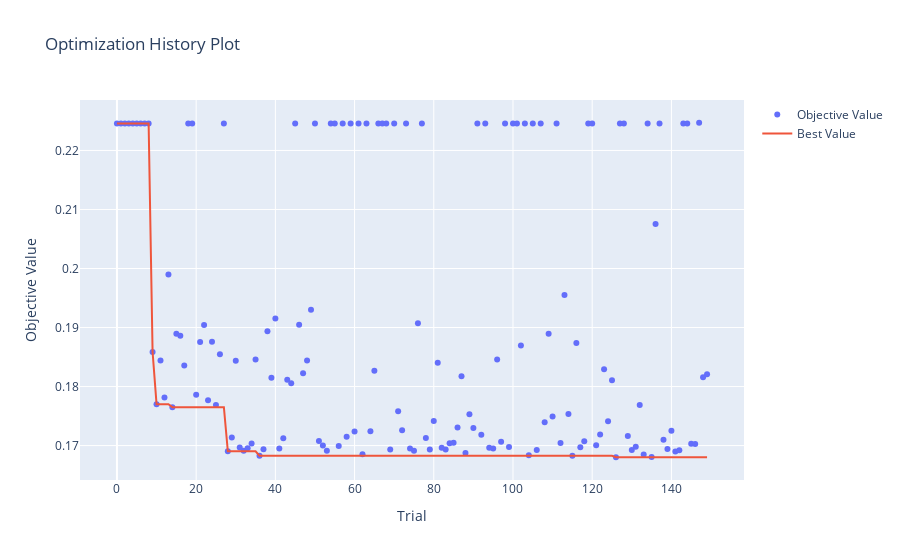

Notebook code cell kept with this figure:
### Code cell
# History of optimization

optuna.visualization.plot_optimization_history(study_svr)

### Figure 1 — Plotly figure (JSON) as saved in the notebook; plotly's stock layout.template omitted (floating-point values rounded to 4 significant figures; data arrays with more than 128 entries replaced by an {"elided": "..."} marker saying what was removed)
{"data": [{"mode": "markers", "name": "Objective Value", "type": "scatter", "x": {"elided": "150 int values"}, "y": {"elided": "150 float values"}}, {"mode": "lines", "name": "Best Value", "type": "scatter", "x": {"elided": "150 int values"}, "y": {"elided": "150 float values"}}, {"marker": {"color": "#cccccc"}, "mode": "markers", "name": "Infeasible Trial", "showlegend": false, "type": "scatter", "x": [], "y": []}], "layout": {"title": {"text": "Optimization History Plot"}, "xaxis": {"title": {"text": "Trial"}}, "yaxis": {"title": {"text": "Objective Value"}}}}
